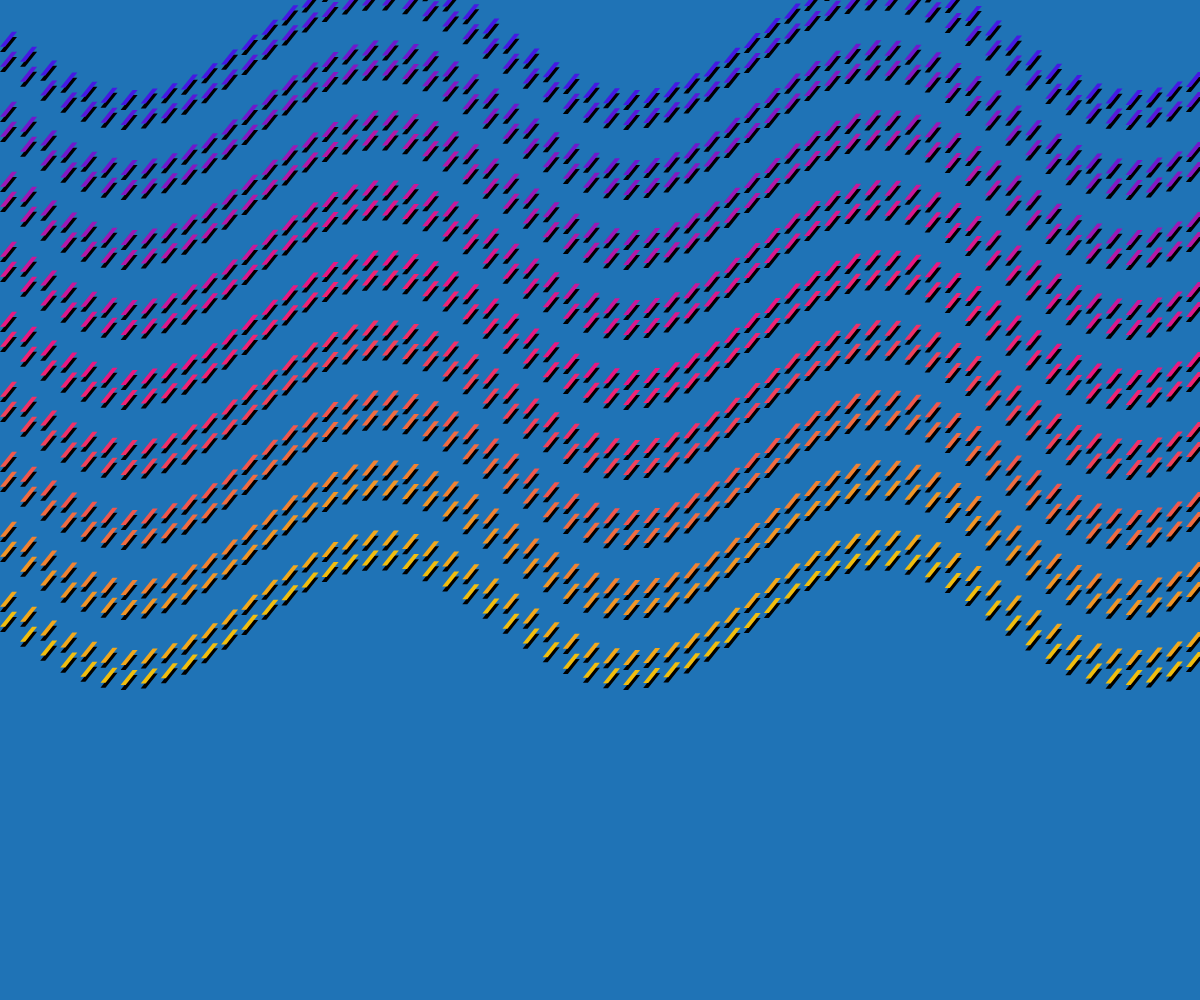
Frame 1 (no input)
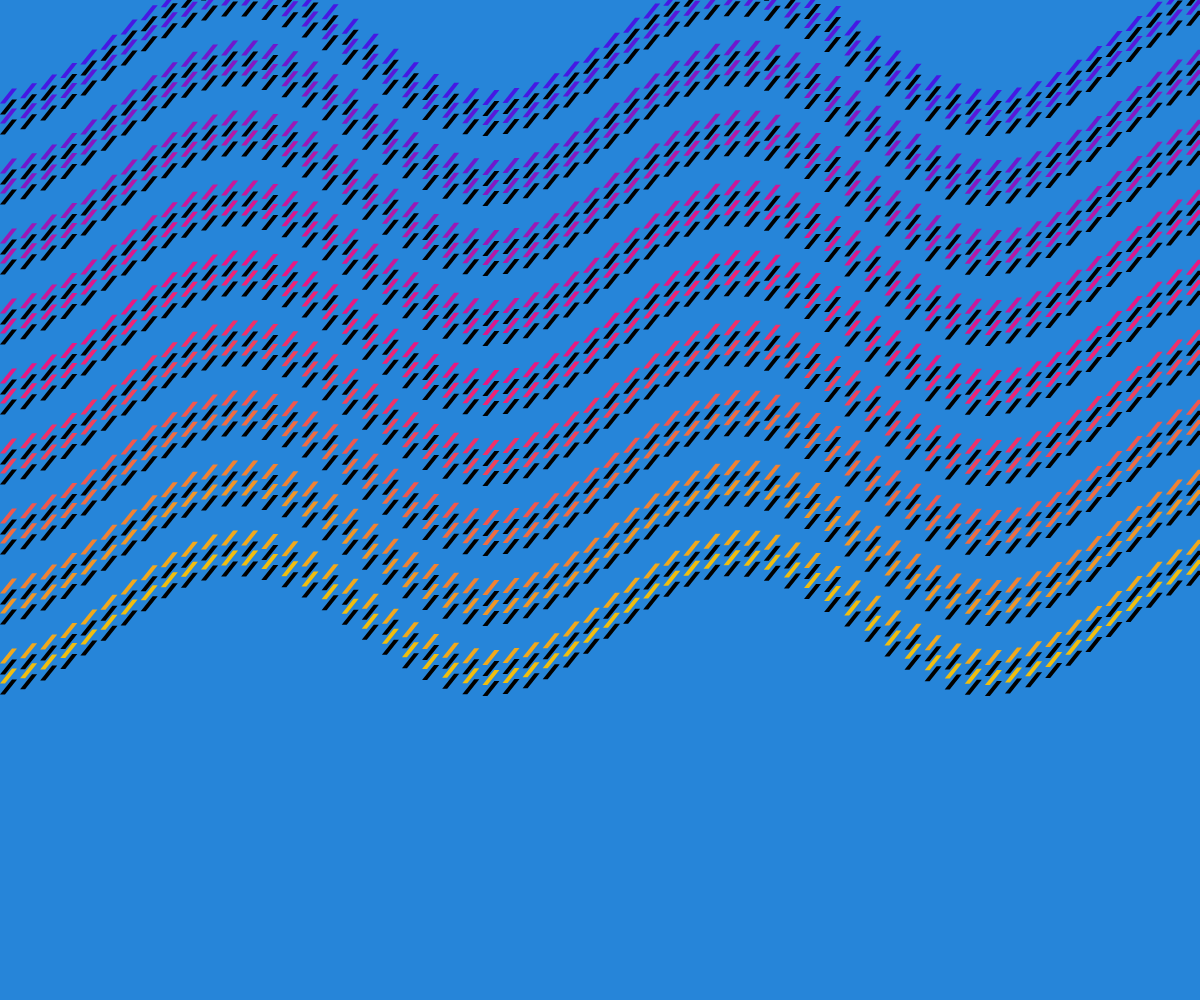
Frame 60 (no input)
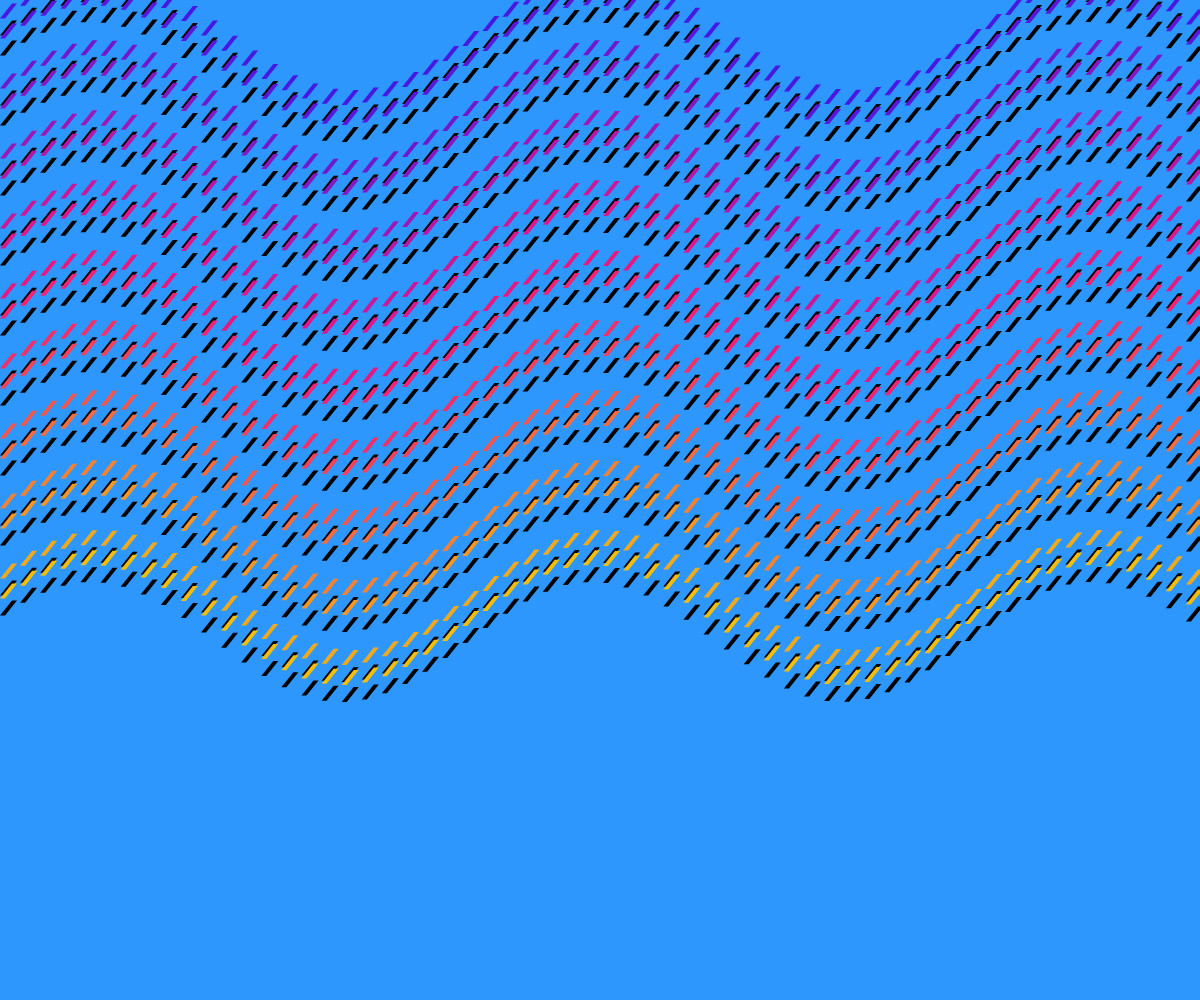
Frame 120 (the mouse pressed at the canvas centre since frame 60)

The p5.js sketch that drew these frames (run headless with seeded random() and noise() and a simulated clock; from frame 60 on, the mouse is pressed at the canvas centre):

// p5.js sketch
// ── sketch.js
var xspacing = 20.10; // Distance between each horizontal location
let w; // Width of entire wave
let theta = 0.0; // Start angle at 0
let amplitude = 60.0; // Height of wave
var period = 500; // How many pixels before the wave repeats
let dx; // Value for incrementing x
let yvalues; // Using an array to store height values for the wave

let wIDTH = 5;
let shapeSkew = 12;
let hEight = 15;

var Color = 0;
var waveDown = false;
var Shadow = 5;
var count = 0;
let colors = ['#3218ee', '#4618e3', '#5918d9', "#7018cd", "#8618c2", "#9d18b5", 
                "#b618a6", "#ca1899", "#dc188c", "#e91881", "#f12374", "#f13068", 
                "#f1425b", "#f1574d", "#f16c41", "#f18232", "#f19627", "#f1a91c", 
                "#f1be0f", "#000000"];

function setup() {
  createCanvas(windowWidth, windowHeight);
  w = width + 16;
  dx = (TWO_PI / period) * xspacing;
  yvalues = new Array(floor(w / xspacing));
}

function draw() {
	
if(waveDown){
	Color = Color - .3;
  Shadow = Shadow - .3;
}else{
	Color = Color + .3;
  Shadow = Shadow + .1;
}
	
	if(Color > 40 || Color < -40){
		waveDown = !waveDown;
	}
	
	
  background(31+Color*0.4,115+Color,181+Color*2);
  calcWave();
  
  count = 0;
  
  for (let i = 0; i < colors.length*30+15; i+=20) {
    count++;
    if(count%2 != 0){
      i += 30;
    }
    renderWave(windowHeight * -0.5 + i + Shadow, "#000000");
  }
  
  count = 0;
  
  for (let i = 0; i < colors.length*30+15; i+=20) {
    count++;
    if(count%2 != 0){
      i += 30;
    }
    renderWave(windowHeight * -0.5 + i, colors[count]);
  }
  
}

function calcWave() {
  // Increment theta (try different values for
  // 'angular velocity' here)
  theta += 0.03;

  // For every x value, calculate a y value with sine function
  let x = theta;
  for (let i = 0; i < yvalues.length; i++) {
    yvalues[i] = sin(x) * amplitude;
    x += dx;
  }
}

function renderWave(verticalOffset, colorz) {
  noStroke();
  fill(colorz);
  // A simple way to draw the wave with an ellipse at each location
  for (let x = 0; x < yvalues.length; x++) {
    quad(x * xspacing + shapeSkew, 
				height / 2 + yvalues[x] + verticalOffset, 
				 x * xspacing + wIDTH + shapeSkew, 
				 height / 2 + yvalues[x] + verticalOffset, 
				 x * xspacing + wIDTH, 
				 height / 2 + yvalues[x] + verticalOffset + hEight, 
				 x * xspacing, 
				 height / 2 + yvalues[x] + verticalOffset + hEight);
  }
}
